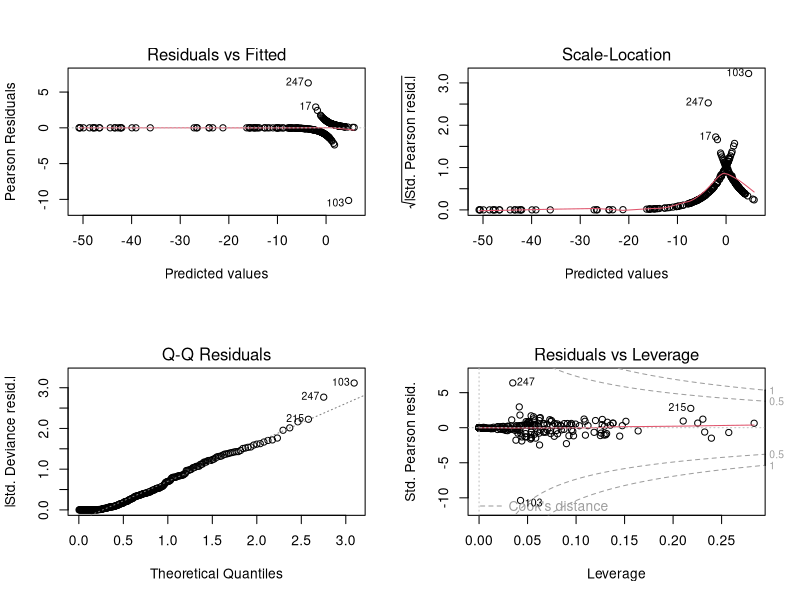

Write the R code that produced this figure.
library(MASS)
attach(Boston)
crim01 <- rep(0, length(crim))
crim01[crim > median(crim)] <- 1
Boston <- data.frame(Boston, crim01)

train <- 1:(length(crim) / 2)
test <- (length(crim) / 2 + 1):length(crim)
Boston.train <- Boston[train, ] #obtaining training data
Boston.test <- Boston[test, ] #obtaining testing data
crim01.test <- crim01[test]

fit.glm <- glm(crim01 ~ . - crim01 - crim, data = Boston, family = binomial, subset = train)
summary(fit.glm)
probs <- predict(fit.glm, Boston.test, type = "response") # obtains predictions from glm object for Y given X 
pred.glm <- rep(0, length(probs)) #replicate values of vector
pred.glm[probs > 0.5] <- 1
table(pred.glm, crim01.test) #results in Confusion Matrix

mean(pred.glm != crim01.test) #finds the mean value

#glm function is used to find logistic regression
fit.glm <- glm(crim01 ~ . - crim01 - crim - chas - nox, data = Boston, family = binomial, subset = train)
layout(matrix(1:4,2,2))
plot(fit.glm)

probs <- predict(fit.glm, Boston.test, type = "response")
pred.glm <- rep(0, length(probs))
pred.glm[probs > 0.5] <- 1
table(pred.glm, crim01.test)

mean(pred.glm != crim01.test)


